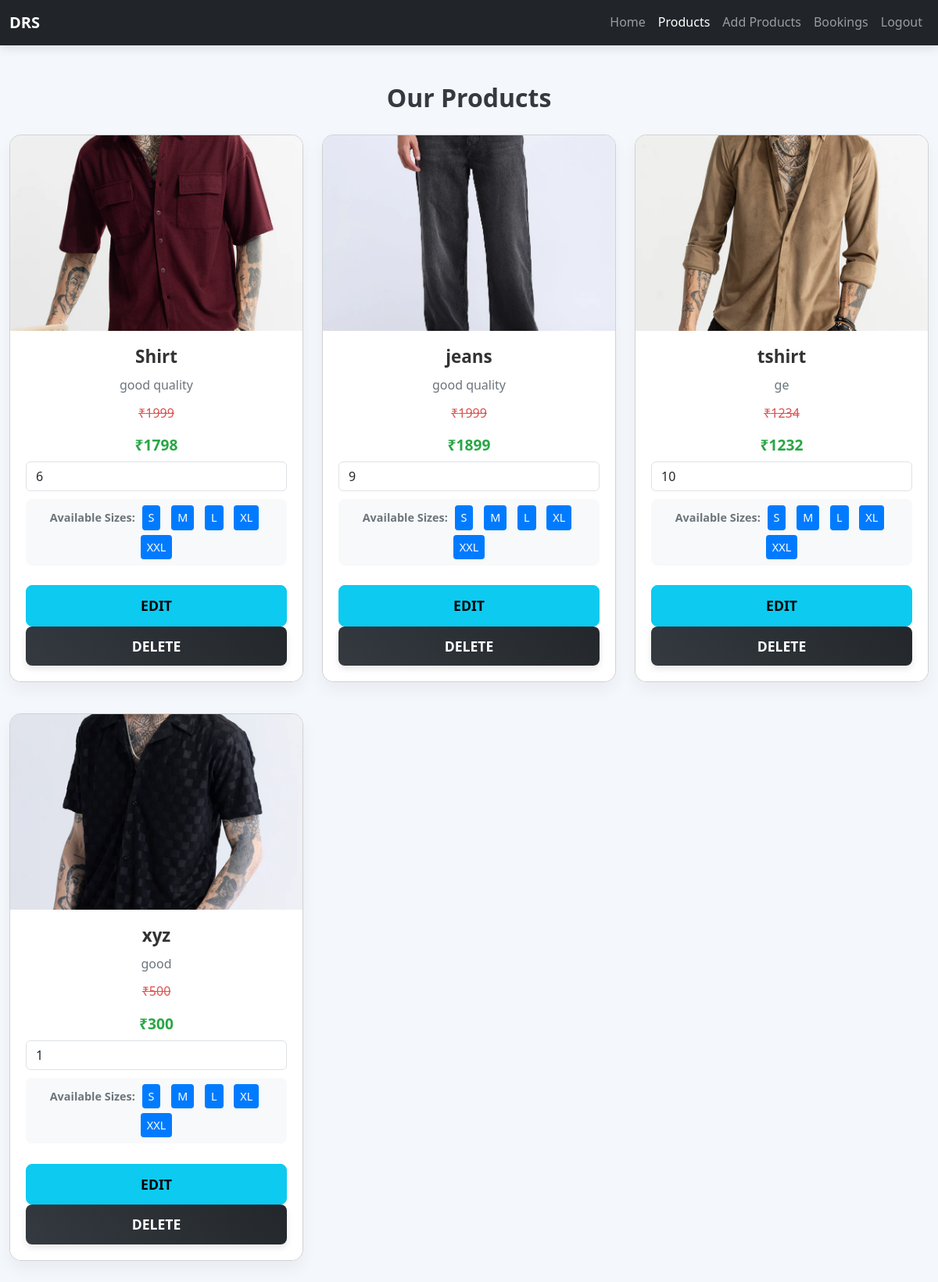
The page /products/ (signed in) on the database its author committed.
### app/models.py (models this page shows, shortened)
class Product(models.Model):
    pro_id=models.TextField()
    name=models.TextField()
    price=models.IntegerField()
    ofr_price=models.IntegerField()
    img=models.FileField()
    dis=models.TextField()
    sizes = models.ManyToManyField(Size, related_name='Sizes')
    quantity = models.PositiveIntegerField(default=0)  # New field for stock quantity

class Size(models.Model):
    size = models.CharField(max_length=10)  # E.g., '6', '7', '8.5', '9', '10'

### app/views.py (the view)
# urls.py: path('products/',views.products),
def products(req):
    if 'drs_shop' in req.session:
        data=Product.objects.all()
        return render(req,'shop/Products.html',{'data':data})
    else:
        return redirect(shp_login)

### templates/shop/Products.html (shortened to what this page needs)
<!DOCTYPE html>
<html lang="en">
<head>
    <link href="https://cdn.jsdelivr.net/npm/bootstrap@5.3.3/dist/css/bootstrap.min.css" rel="stylesheet">
</head>
<body>
    <nav class="navbar navbar-expand-lg navbar-dark bg-dark">
        <div class="container">
            <a class="navbar-brand" href="#">DRS</a>
            <div class="collapse navbar-collapse" id="navbarNav">
                <ul class="navbar-nav ms-auto">
                    <li class="nav-item"><a class="nav-link" href="/shp_home">Home</a></li>
                    <li class="nav-item"><a class="nav-link active" href="#">Products</a></li>
                    <li class="nav-item"><a class="nav-link" href="/add_prod">Add Products</a></li>
                    <li class="nav-item"><a class="nav-link" href="/bookings">Bookings</a></li>
                    <li class="nav-item"><a class="nav-link" href="/shp_logout">Logout</a></li>
                </ul>
            </div>
        </div>
    </nav>
    <div class="container py-5">
        <h2>Our Products</h2>
        <div class="row">
          {% for product in data %}
          <div class="col-lg-4 col-md-6 col-sm-12">
            <div class="card">
              <img class="card-img-top" src="{{product.img.url}}" alt="Product image">
              <div class="card-body">
                <h4 class="card-title">{{product.name}}</h4>
                <p class="card-text">{{product.dis}}</p>
                <div class="price-section">
                    <p class="original-price">₹{{product.price}}</p>
                    <h4 class="offer-price">₹{{product.ofr_price}}</h4>
                    <div class="quantity">
                        <input type="number" id="qty-{{ product.pk }}" class="form-control quantity-input" min="1" value="{{ product.quantity }}">
                    </div>
                </div>
                <div class="size-list">
                    <strong>Available Sizes:</strong>
                    {% for size in product.sizes.all %}
                        <span>{{ size.size }}</span>
                    {% empty %}
                        <span>No sizes available</span>
                    {% endfor %}
                </div><br>
                <a href="{% url 'edit_prod' pid=product.id %}" class="btn btn-info">Edit</a>
                <a href="delete_prod/{{product.pk}}" class="btn btn-dark">Delete</a>
              </div>
            </div>
          </div>
          {% endfor %}
        </div>
    </div>
</body>
</html>

### templates/shop/Products.html (style rules this page uses)
body { background-color: #f4f7fc; font-family: 'Segoe UI', Tahoma, Geneva, Verdana, sans-serif; color: #343a40; line-height: 1.6; }
.navbar { box-shadow: 0px 4px 12px rgba(0, 0, 0, 0.1); }
h2, a { text-align: center; font-weight: 600; }
.card { margin: 20px 0; border-radius: 15px; box-shadow: 0 10px 20px rgba(0, 0, 0, 0.05); overflow: hidden; transition: all 0.3s ease; }
.card-img-top { width: 100%; height: 250px; object-fit: cover; transition: transform 0.5s ease; }
.card-body { padding: 20px; background-color: #fff; text-align: center; }
.card-title { font-size: 1.4rem; font-weight: bold; color: #333; }
.card-text { color: #6c757d; font-size: 1rem; margin: 10px 0; }
.btn { width: 100%; padding: 12px; border-radius: 8px; font-weight: 600; font-size: 1.1rem; text-transform: uppercase; cursor: pointer; position: relative; overflow: hidden; transition: all 0.4s ease; }
.btn-dark { background: linear-gradient(45deg, #343a40, #23272b); color: white; border: none; box-shadow: 0 4px 8px rgba(0, 0, 0, 0.1); }
.price-section { margin-top: 10px; }
.original-price { text-decoration: line-through; color: #d9534f; }
.quantity { margin-top: 10px; }
.offer-price { color: #28a745; font-size: 1.2rem; font-weight: 600; }
.container { max-width: 1200px; }
.size-list { margin-top: 10px; padding: 5px; background-color: #f8f9fa; border-radius: 8px; font-size: 0.9rem; color: #6c757d; }
.size-list span { display: inline-block; margin: 3px 5px; padding: 4px 8px; background-color: #007bff; color: white; border-radius: 4px; }

### rows shown on the page
Product: img (picture), name "Shirt", dis "good quality", price "1999", ofr_price "1798", quantity "6"
Size: size "S"
Size: size "M"
Size: size "L"
Size: size "XL"
Size: size "XXL"
Product: img (picture), name "jeans", dis "good quality", price "1999", ofr_price "1899", quantity "9"
Product: img (picture), name "tshirt", dis "ge", price "1234", ofr_price "1232", quantity "10"
Product: img (picture), name "xyz", dis "good", price "500", ofr_price "300", quantity "1"
